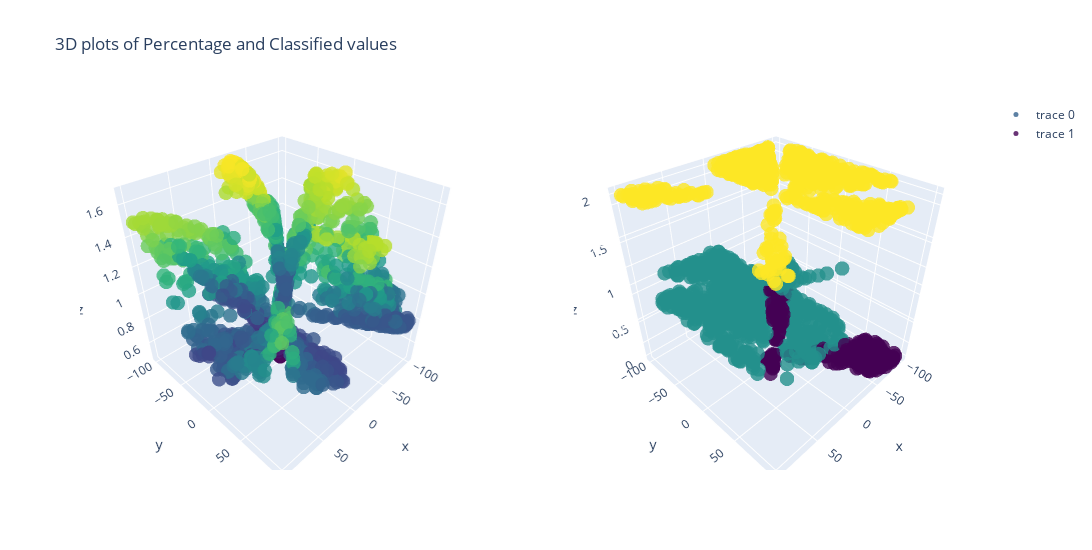

Notebook code for this chart:
### Code cell
r3.plot_combined(XY_rings3_regular_train)

### Figure 1 — Plotly figure (JSON) as saved in the notebook; plotly's stock layout.template omitted (floating-point values rounded to 4 significant figures; data arrays with more than 128 entries replaced by an {"elided": "..."} marker saying what was removed)
{"data": [{"marker": {"color": {"elided": "1500 float values"}, "colorscale": [[0, "#440154"], [0.1111, "#482878"], [0.2222, "#3e4989"], [0.3333, "#31688e"], [0.4444, "#26828e"], [0.5556, "#1f9e89"], [0.6667, "#35b779"], [0.7778, "#6ece58"], [0.8889, "#b5de2b"], [1, "#fde725"]], "opacity": 0.8, "size": 5}, "mode": "markers", "scene": "scene", "type": "scatter3d", "x": {"elided": "1500 float values"}, "y": {"elided": "1500 float values"}, "z": {"elided": "1500 float values"}}, {"marker": {"color": {"elided": "1500 int values"}, "colorscale": [[0, "#440154"], [0.1111, "#482878"], [0.2222, "#3e4989"], [0.3333, "#31688e"], [0.4444, "#26828e"], [0.5556, "#1f9e89"], [0.6667, "#35b779"], [0.7778, "#6ece58"], [0.8889, "#b5de2b"], [1, "#fde725"]], "opacity": 0.8, "size": 5}, "mode": "markers", "scene": "scene2", "type": "scatter3d", "x": {"elided": "1500 float values"}, "y": {"elided": "1500 float values"}, "z": {"elided": "1500 int values"}}], "layout": {"height": 550, "scene": {"domain": {"x": [0, 0.45], "y": [0, 1]}}, "scene2": {"domain": {"x": [0.55, 1], "y": [0, 1]}}, "title": {"text": "3D plots of Percentage and Classified values"}, "width": 1100}}
